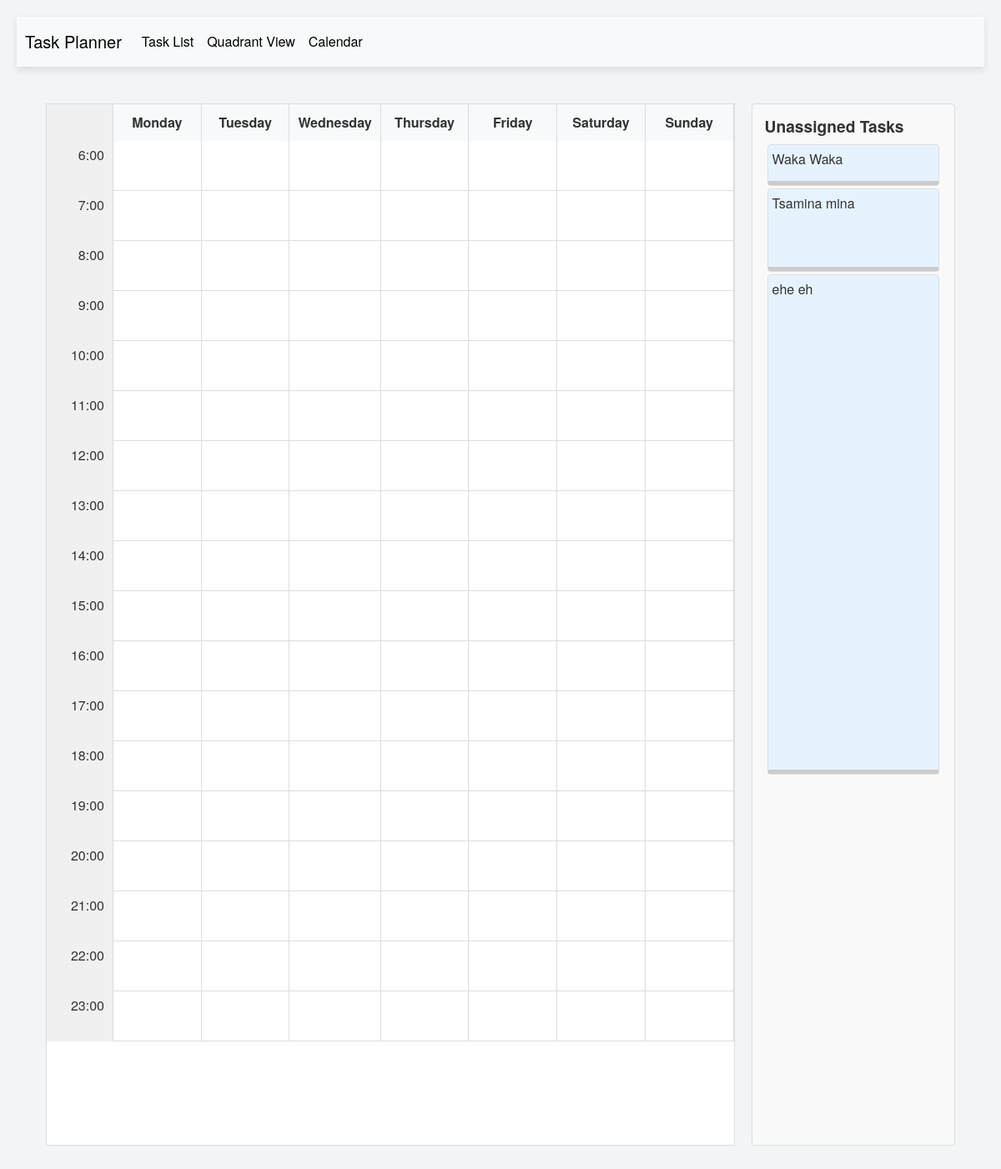
/calendar, run on an earlier commit of the app's database.
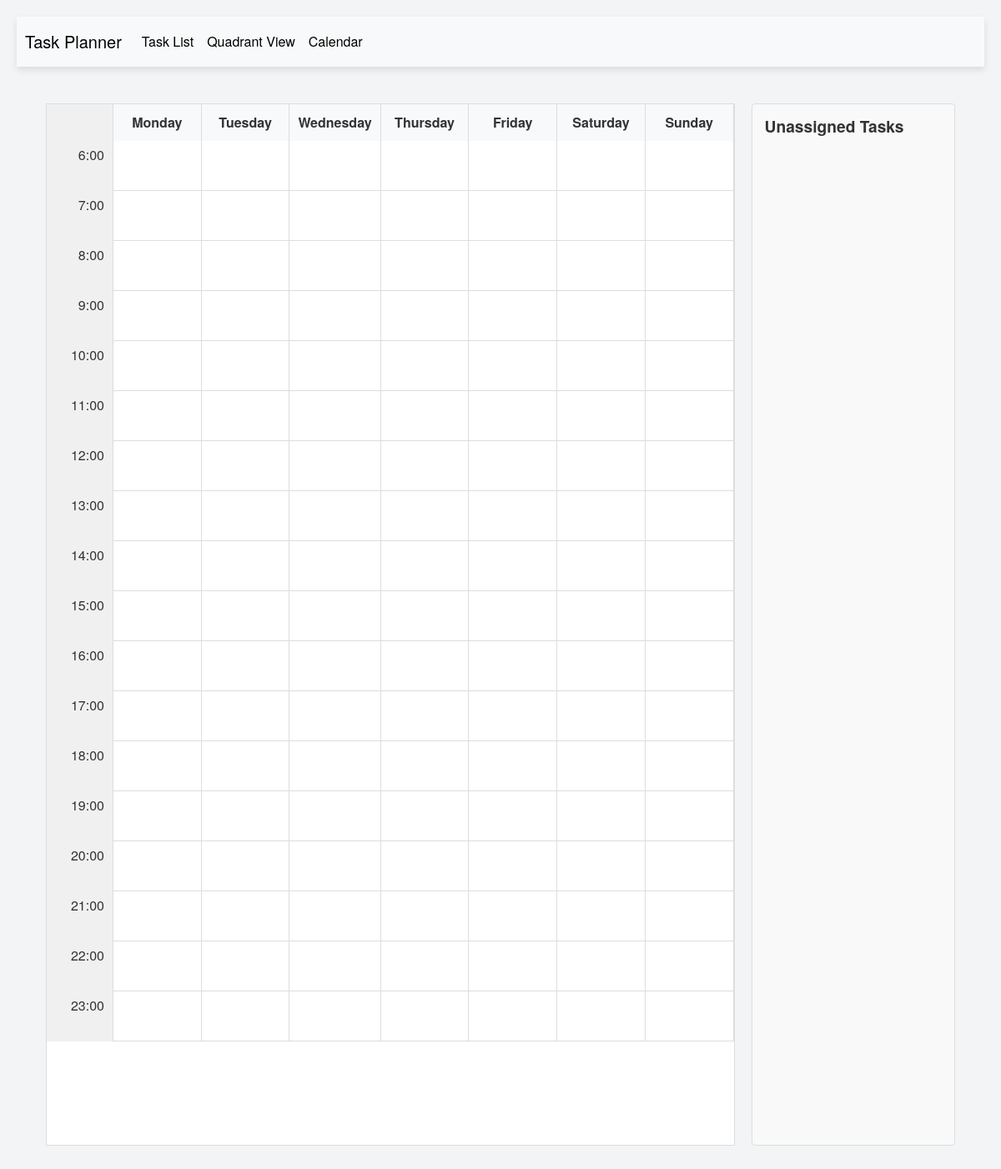
And on a later commit of the database.
### app/models.py (models this page shows, shortened)
class Task(db.Model):
    __tablename__ = 'task'
    id = db.Column(db.Integer, primary_key=True)
    title = db.Column(db.String(100), nullable=False)  # Task title (required)
    description = db.Column(db.String(500))  # Optional description
    due_date = db.Column(db.DateTime, nullable=True)  # Optional due date
    estimated_time = db.Column(db.Integer, default="1", nullable=False)  # Optional duration in minutes
    priority = db.Column(db.Integer, CheckConstraint('priority BETWEEN 1 AND 5'), nullable=True)  # 1 to 5
    status = db.Column(db.Enum("to do", "doing", "done"), default="to do", nullable=False)  # Default: 'to do'
    reminder = db.Column(db.DateTime, nullable=True)  # Optional reminder time
    created_at = db.Column(db.DateTime, default=datetime.utcnow)  # Created timestamp
    updated_at = db.Column(db.DateTime, onupdate=datetime.utcnow)  # Updated timestamp
    user_id = db.Column(db.Integer, db.ForeignKey('user.id'))  # Foreign key to User
    user = db.relationship('User', back_populates='tasks')  # Relationship to User
    quadrant = db.Column(db.String(50), nullable=True)
    calendar_date = db.Column(db.Date, nullable=True)  # Specific date for the task
    start_time = db.Column(db.Time, nullable=True)  # Start time on the calendar
    duration_minutes = db.Column(db.Integer, nullable=True)  # Duration in minutes
    assigned_day = db.Column(db.Integer, nullable=True)  # Day of the week (0 for Monday, 6 for Sunday)
    assigned_hour = db.Column(db.Integer, nullable=True)  # Hour of the day (0 to 23)

### app/routes.py (the view)
@main.route('/calendar', methods=['GET'])
def calendar_view():
    tasks = Task.query.all()  # Adjust for user-specific tasks later
    return render_template('calendar.html', tasks=tasks)

### app/templates/calendar.html (shortened to what this page needs)
{% extends 'layout.html' %}
{% block main %}
<div class="calendar-container">
    <div class="calendar-grid" id="calendar-grid">
        <div class="header-row">
            <div class="time-slot-header"></div>
            {% for day in ["Monday", "Tuesday", "Wednesday", "Thursday", "Friday", "Saturday", "Sunday"] %}
            <div class="weekday-header" data-day="{{ loop.index0 }}">{{ day }}</div>
            {% endfor %}
        </div>
        {% for hour in range(6, 24) %}
        <div class="time-row">
            <div class="time-slot">{{ hour }}:00</div>
            {% for day in range(7) %}
            <div class="calendar-slot"
                 data-hour="{{ hour }}"
                 data-day="{{ day }}"
                 ondrop="handleDrop(event)"
                 ondragover="handleDragOver(event)">
            </div>
            {% endfor %}
        </div>
        {% endfor %}
    </div>
    <div class="task-list-container" id="task-list-container">
        <h4>Unassigned Tasks</h4>
        <div id="unassigned-tasks">
            {% for task in tasks %}
                {% if task.assigned_day is not none and task.assigned_hour is not none %}
                    <div class="task-item resizable"
                        data-task-id="{{ task.id }}"
                        data-estimated-time="{{ task.estimated_time or 1 }}"
                        style="height: {{ (task.estimated_time or 1) * 50 }}px;">
                        {{ task.title }}
                        <div class="resize-handle"></div>
                    </div>
                {% endif %}
            {% endfor %}
        </div>
    </div>
</div>
{% endblock %}

What changed in the data, as far as the page shows it:
no longer on this page (row edited): Task: {{ (task.estimated_time or 1) * 50 }} 50 (drawn), title "Waka Waka"
no longer on this page (row edited): Task: {{ (task.estimated_time or 1) * 50 }} 100 (drawn), title "Tsamina mina"
no longer on this page (row edited): Task: {{ (task.estimated_time or 1) * 50 }} 600 (drawn), title "ehe eh"
